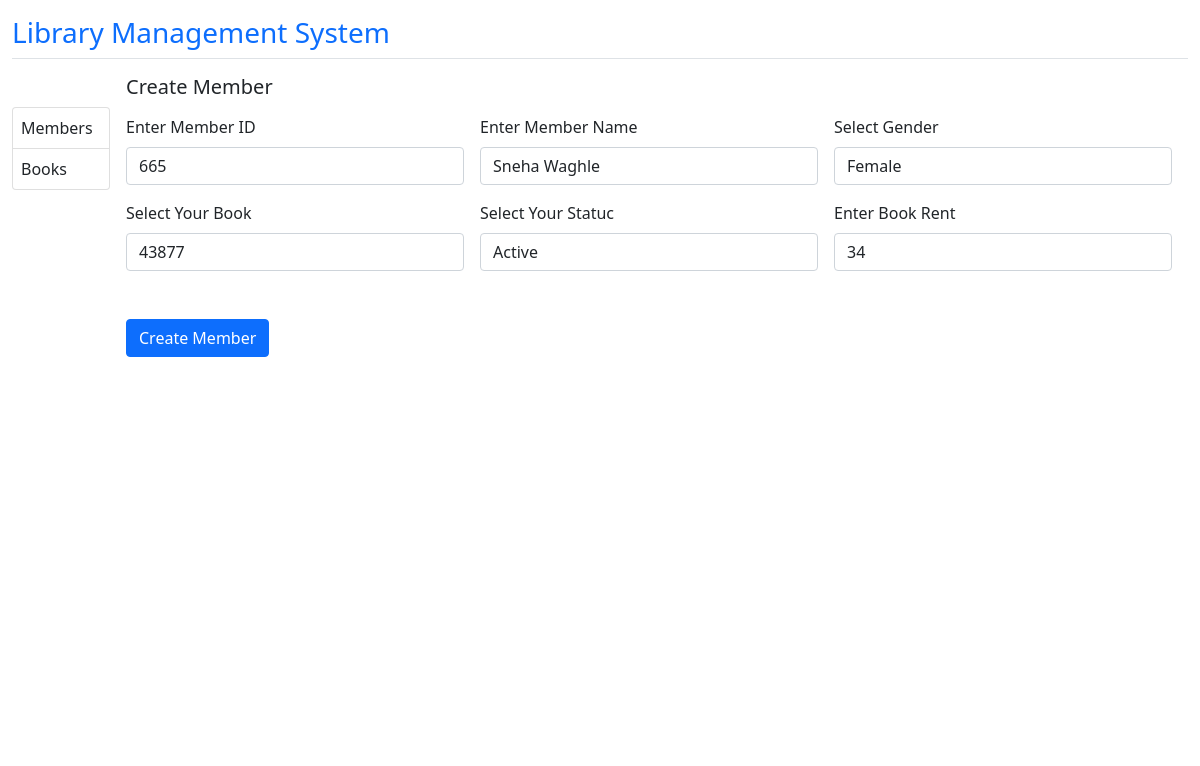
Screenshot of /update_member/665/ with the database file from the repository.
### app/models.py (models this page shows, shortened)
class MemberModel(models.Model):
	memberid = models.CharField(max_length=10)
	member_name = models.CharField(max_length=200)
	Gender = models.CharField(max_length=10, choices=GENDER)
	bookid = models.ForeignKey(BooksModel, on_delete=models.CASCADE)
	status = models.CharField(max_length=20, choices=STATUS)
	rent = models.IntegerField()
	book_issue_date = models.DateField(auto_now_add=True)

class BooksModel(models.Model):
	bookid = models.CharField(max_length=10)
	title = models.CharField(max_length=500)
	autors = models.CharField(max_length=200)
	average_rating = models.CharField(max_length=100)
	isbn = models.CharField(max_length=100)
	isbn13 = models.CharField(max_length=100)
	language_codes = models.CharField(max_length=100)
	num_pages = models.IntegerField()
	ratings_count = models.IntegerField()
	text_reviews_count = models.IntegerField()
	publication_date = models.CharField(max_length=100)
	publisher = models.CharField(max_length=200)
	def __str__(self):
		return str(self.bookid)

### app/views.py (the view, shortened to what this page needs)
# urls.py: path('update_member/<memberid>/', Update_Memebers.as_view(), name='update_member'),
class Update_Memebers(TemplateView):
	def get(self, request, memberid):
		members = MemberModel.objects.get(memberid=memberid)
		form = Membersforms(instance=members)
		context = {'form':form}
		return render(request, 'create_update_member.html', context)

### app/forms.py
class Membersforms(forms.ModelForm):
	class Meta:
		model = MemberModel
		fields = ['memberid','member_name','Gender','bookid','status','rent']
		widgets = {
			'memberid':forms.TextInput(attrs={'class':'form-control'}),
			'member_name': forms.TextInput(attrs={'class':'form-control'}),
			'Gender': forms.Select(attrs={'class':'form-control'}),
			'bookid': forms.Select(attrs={'class':'form-control'}),
			'status': forms.Select(attrs={'class':'form-control'}),
			'rent': forms.NumberInput(attrs={'class':'form-control'})
		}

### app/templates/create_update_member.html (shortened to what this page needs)
<!DOCTYPE html>
{% load static %}
<html>
<head>
	<link rel="stylesheet" type="text/css" href="{% static 'css/bootstrap.css' %}">
</head>
<body>
	<div class="container mt-3" style="max-width: 90rem;">
		<div class="inner_y6" style="height: 85vh;">
			<div class="dgrg d-flex border-bottom">
				<div class="text_title" style="width: 50%">
					<h3 class="text-primary">Library Management System</h3>
				</div>
			</div>
			<div class="card border-0" style="height:100%">
			  <div class="row g-0">
			    <div class="col-md-1" style="height: 85vh;">
			    	<div class="list_dh6 mt-5">
		    			<div class="list-group">
						  <a href="{% url 'home' %}" class="list-group-item list-group-item-action p-2">Members</a>
						  <a href="{% url 'books' %}" class="list-group-item list-group-item-action p-2">Books</a>
						</div>
		    		</div>
			    </div>
			    <div class="col-md-11">
			      <div class="card-body">
			      	  <div class="fgt5 mb-3">
			        		<h5 class="text-bold">Create Member</h5>
			        	</div>
				      <div class="creetf4">
						<form class="row g-3" action="" method="POST">
						  <div class="col-4">
						    <label for="inputEmail4" class="form-label">Enter Member ID</label>
						    {{form.memberid}}
						  </div>
						  <div class="col-4">
						    <label class="form-label">Enter Member Name</label>
						    {{form.member_name}}
						  </div>
						  <div class="col-4">
						    <label class="form-label">Select Gender</label>
						    {{form.Gender}}
						  </div>
						  <div class="col-4">
						    <label class="form-label">Select Your Book</label>
						    {{form.bookid}}
						  </div>
						  <div class="col-4">
						    <label class="form-label">Select Your Statuc</label>
						    {{form.status}}
						  </div>
						  <div class="col-4">
						    <label class="form-label">Enter Book Rent</label>
						    {{form.rent}}
						  </div>
						  <div class="col-12 mt-5">
						    <button type="submit" class="btn btn-primary">Create Member</button>
						  </div>
						</form>
				      </div>
			  		</div>
			  	</div>
			  </div>
			</div>
		</div>
	</div>
</body>
</html>

### rows the page displays
MemberModel: memberid "665", member_name "Sneha Waghle", Gender "Female", status "Active", rent "34"
BooksModel: bookid "43877"
